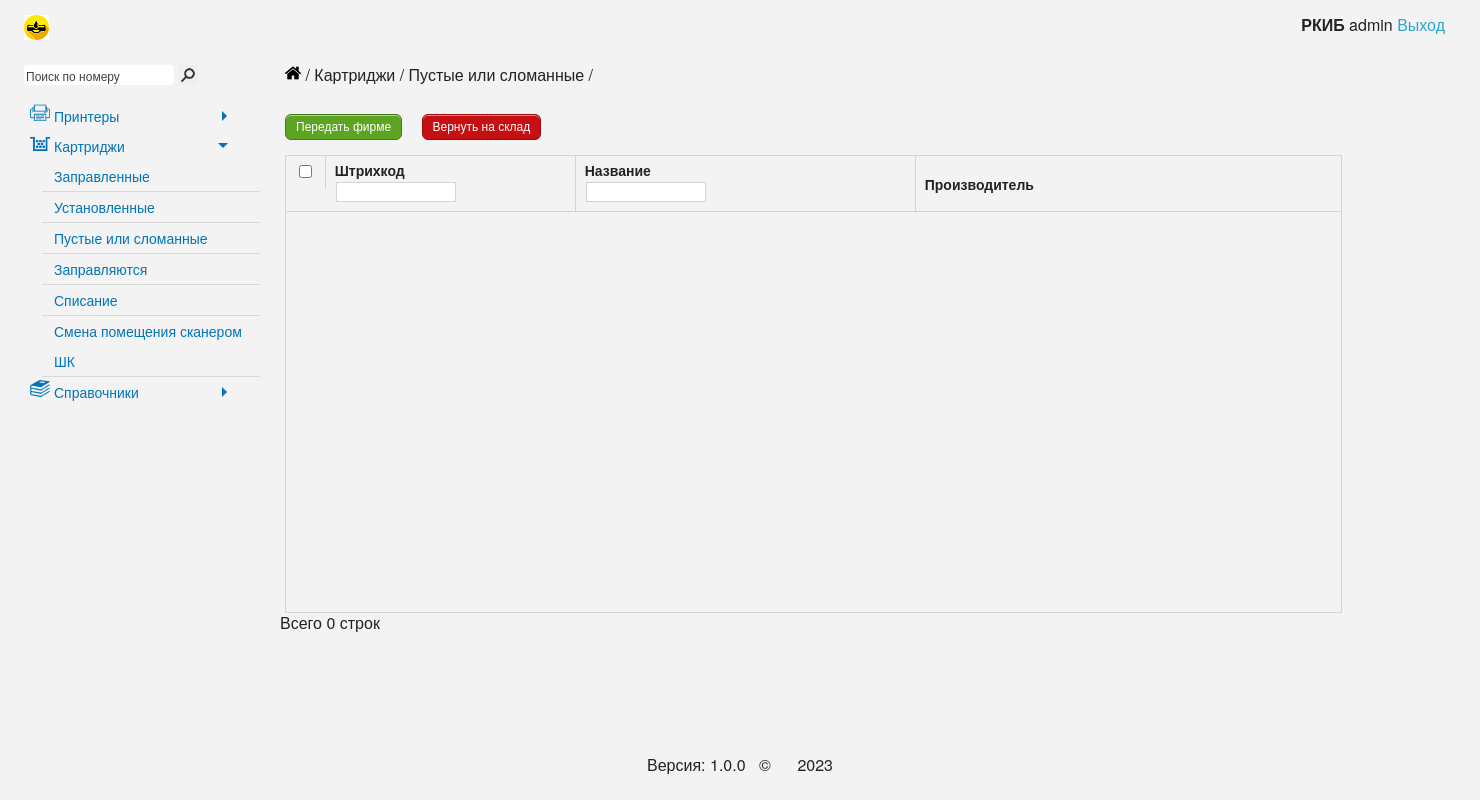
/cartridge/empty/, run on an earlier commit of the app's database.
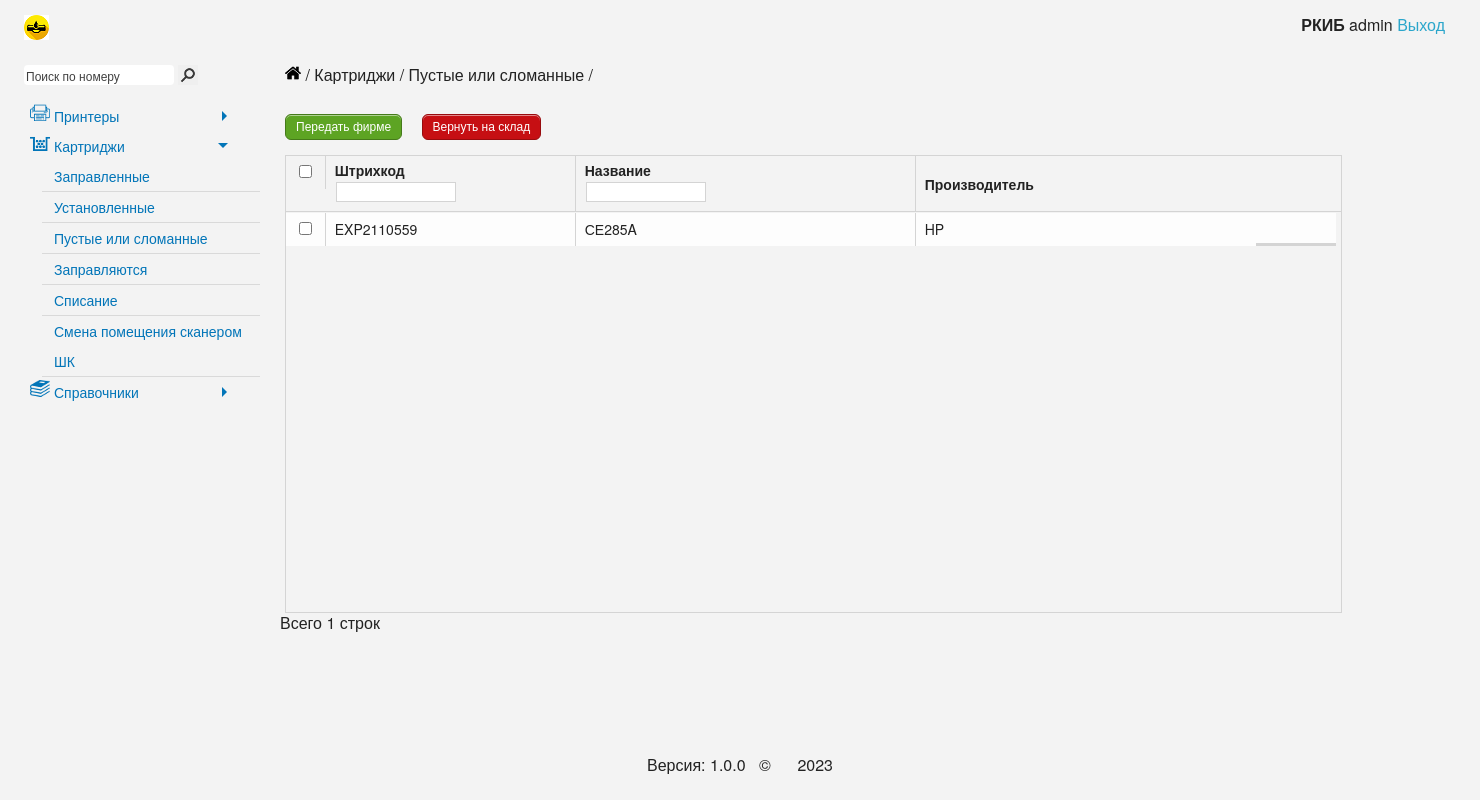
And on a later commit of the database.
### cartridge/models.py (models this page shows, shortened)
class Cartridges(models.Model):  # Картриджи
    barcode = models.CharField('Штрихкод', unique=True, db_index=True, max_length=50)
    cartName = models.ForeignKey('NameСartridge', default=None, on_delete=models.PROTECT)
    placeName = models.ForeignKey('Placements', on_delete=models.PROTECT)
    manufacturerName = models.ForeignKey('Manufacturer', default=None, on_delete=models.PROTECT)
    date = models.DateTimeField("Дата изменения", default=datetime.datetime.now().strftime("%d.%m.%Y %H:%M"))
    col = models.IntegerField('Перезаправки', db_index=True, blank=True, null=True)
    history = HistoricalRecords()
    class Meta:
        verbose_name = 'Картридж'
        verbose_name_plural = 'Картриджи'

class NameСartridge(models.Model):  # Названия картриджей
    name = models.CharField("Название картриджа", max_length=50, unique=True, db_index=True)
    comments = models.CharField("Комментарии", max_length=100, blank=True)
    class Meta:
        verbose_name = 'Название картриджа'
        verbose_name_plural = 'Названия картриджей'
    def __str__(self):
        return str(self.name)

class Manufacturer(models.Model):  # Производитель
    manufacturer = models.CharField("Производитель", max_length=50, unique=True, db_index=True)
    comments = models.CharField("Комментарии", max_length=100, blank=True)
    class Meta:
        verbose_name = 'Производитель'
        verbose_name_plural = 'Производители'
    def __str__(self):
        return str(self.manufacturer)

### cartridge/views.py (the view)
# urls.py: path('empty/', EmptyListView.as_view(), name='empty'),
class EmptyListView(ListView):
    model = Cartridges
    template_name = 'cartridge/empty.html'
    def get_context_data(self, **kwargs):
        context = super(EmptyListView, self).get_context_data(**kwargs)
        context['empty_carts'] = Cartridges.objects.filter(placeName=0)
        return context

### cartridge/templates/cartridge/empty.html (shortened to what the changed rows need)
{% extends 'cartridge/base.html' %}
{% block content %}
    <div ng-controller="MainCtrl" class="ng-scope">
        <form action="{% url 'to_firm' %}" method="post">
            <div class="marginTop">
                <div class="large-10 columns">
                    <div class="ui-grid grid1675336387607" id="grid1" style="border: 1px solid #d4d4d4; width: 1055px">
                        <div class="ui-grid-viewport" style="width: 1050px; height: 400px; overflow-y: scroll;">
                            <div class="ui-grid-canvas" id="table">
                                {% if empty_carts %}
                                    {% for el in empty_carts %}
                                        <div class="ui-grid-row">
                                            <div class="ui-grid-cell ui-grid-coluiGrid-000H">
                                                <div class="ui-grid-cell-contents">
                                                    <input name="check" class="ui-grid-cell-contents-checkbox checkbox_delete" type="checkbox"
                                                           value="{{ el.barcode }}">
                                                </div>
                                            </div>
                                            <div class="ui-grid-cell ui-grid-coluiGrid-0007">
                                                <div class="ui-grid-cell-contents">{{ el.barcode }}</div>
                                            </div>
                                            <div class="ui-grid-cell ui-grid-coluiGrid-0008">
                                                <span class="ui-grid-cell-contents">{{ el.cartName }}</span>
                                            </div>
                                            <div class="ui-grid-cell ui-grid-coluiGrid-0008">
                                                <div class="ui-grid-cell-contents">{{ el.manufacturerName }}</div>
                                            </div>
                                        </div>
                                    {% endfor %}
                                {% endif %}
                            </div>
                        </div>
                    </div>
                </div>
                <div class="ui-grid-pager-panel" style="width: 100%; height: 20px; position: absolute; bottom: 40px;">
                    <div class="ui-grid-pager-count-container">
                        <div class="ui-grid-pager-count">
                            <span class="ng-binding">Всего {{ empty_carts.count }} строк</span>
                        </div>
                    </div>
                </div>
            </div>
        </form>
    </div>
{% endblock %}

What changed in the data, as far as the page shows it:
added Cartridges: barcode "EXP2110559", cartName "СЕ285A", manufacturerName "HP"
Also different on the page:
{{ empty_carts.count }}: "0" → "1"
